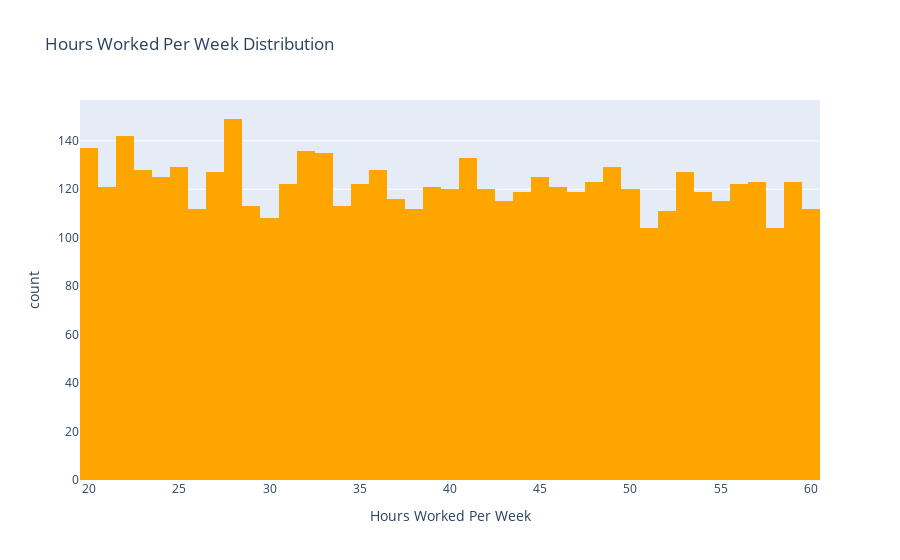

The code cell stored with this chart in its notebook:
### Code cell
# Distribution of hours worked per week

# Plotting

fig = px.histogram(data, x='Hours_Worked_Per_Week', title='Hours Worked Per Week Distribution', labels={'Hours_Worked_Per_Week': 'Hours Worked Per Week', 'count': 'Frequency'}, color_discrete_sequence=['orange', 'teal'])
fig.show()

### Figure 1 — Plotly figure (JSON) as saved in the notebook; plotly's stock layout.template omitted (floating-point values rounded to 4 significant figures; data arrays with more than 128 entries replaced by an {"elided": "..."} marker saying what was removed)
{"data": [{"alignmentgroup": "True", "bingroup": "x", "hovertemplate": "Hours Worked Per Week=%{x}<br>count=%{y}<extra></extra>", "legendgroup": "", "marker": {"color": "orange", "pattern": {"shape": ""}}, "name": "", "offsetgroup": "", "orientation": "v", "showlegend": false, "type": "histogram", "x": {"elided": "5000 int values"}, "xaxis": "x", "yaxis": "y"}], "layout": {"barmode": "relative", "legend": {"tracegroupgap": 0}, "title": {"text": "Hours Worked Per Week Distribution"}, "xaxis": {"anchor": "y", "domain": [0, 1], "title": {"text": "Hours Worked Per Week"}}, "yaxis": {"anchor": "x", "domain": [0, 1], "title": {"text": "count"}}}}
